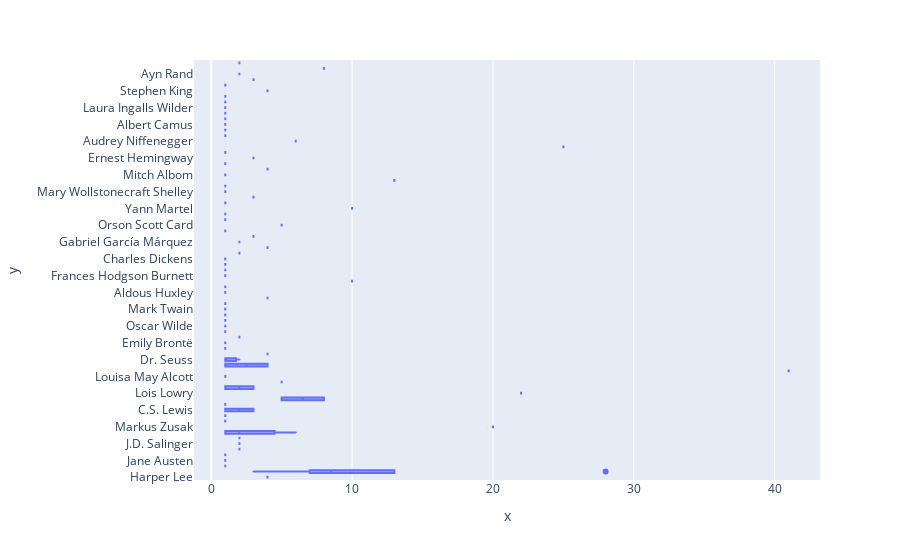

Source (notebook cell):
### Code cell
fig = px.box(x=df['award_number'],y=df['Author'])
fig.show()

### Figure 1 — Plotly figure (JSON) as saved in the notebook; plotly's stock layout.template omitted (floating-point values rounded to 4 significant figures)
{"data": [{"alignmentgroup": "True", "hovertemplate": "x=%{x}<br>y=%{y}<extra></extra>", "legendgroup": "", "marker": {"color": "#636efa"}, "name": "", "notched": false, "offsetgroup": "", "orientation": "h", "showlegend": false, "type": "box", "x": [4, 28, 1, 1, 1, 2, 2, 2, 6, 20, 1, 2, 1, 1, 8, 1, 8, 22, 1, 5, 1, 41, 3, 1, 1, 13, 4, 1, 1, 2, 1, 1, 1, 9, 1, 1, 1, 1, 3, 2, 1, 4, 1, 1, 10, 1, 1, 1, 3, 2, 1, 2, 4, 2, 4, 5, 3, 3, 1, 5, 1, 1, 1, 1, 10, 1, 1, 3, 1, 1, 13, 1, 1, 4, 1, 3, 1, 1, 25, 6, 1, 1, 1, 1, 1, 1, 7, 1, 1, 1, 4, 1, 3, 2, 1, 1, 1, 8, 2], "x0": " ", "xaxis": "x", "y": ["Harper Lee", "J.K. Rowling", "Anne Frank", "Jane Austen", "Antoine de Saint-Exupéry", "George Orwell", "J.D. Salinger", "F. Scott Fitzgerald", "J.R.R. Tolkien", "Markus Zusak", "Charlotte Brontë", "George Orwell", "William Golding", "C.S. Lewis", "J.K. Rowling", "William Shakespeare", "Khaled Hosseini", "Lois Lowry", "Shel Silverstein", "E.B. White", "Louisa May Alcott", "Suzanne Collins", "J.R.R. Tolkien", "John Steinbeck", "Dr. Seuss", "J.K. Rowling", "Ray Bradbury", "Lewis Carroll", "Emily Brontë", "Margaret Mitchell", "Elie Wiesel", "Oscar Wilde", "Anonymous", "J.K. Rowling", "Douglas Adams", "J.R.R. Tolkien", "William Shakespeare", "Mark Twain", "J.K. Rowling", "George Orwell", "Victor Hugo", "Paulo Coelho", "Aldous Huxley", "Fyodor Dostoyevsky", "Kathryn Stockett", "Frances Hodgson Burnett", "Arthur Golden", "Homer", "C.S. Lewis", "Dr. Seuss", "Charles Dickens", "S.E. Hinton", "Alice Walker", "Gabriel García Márquez", "John Steinbeck", "Khaled Hosseini", "Shel Silverstein", "Maurice Sendak", "L.M. Montgomery", "Orson Scott Card", "Mark Twain", "Charles Dickens", "Alexandre Dumas", "Ken Kesey", "Yann Martel", "Dr. Seuss", "Leo Tolstoy", "Daniel Keyes", "Mary Wollstonecraft Shelley", "A.A. Milne", "Margaret Atwood", "Mitch Albom", "J.R.R. Tolkien", "Kurt Vonnegut Jr.", "Joseph Heller", "Ernest Hemingway", "Nathaniel Hawthorne", "William Shakespeare", "Stephenie Meyer", "Audrey Niffenegger", "Hermann Hesse", "Franz Kafka", "Albert Camus", "Margaret Wise Brown", "Betty  Smith", "Leo Tolstoy", "J.K. Rowling", "Laura Ingalls Wilder", "Anthony Burgess", "Erich Maria Remarque", "Stephen King", "Harriet Beecher Stowe", "Miguel de Cervantes Saavedra", "Ayn Rand", "Anonymous", "Anonymous", "Fyodor Dostoyevsky", "Barbara Kingsolver", "Herman Melville"], "y0": " ", "yaxis": "y"}], "layout": {"boxmode": "group", "legend": {"tracegroupgap": 0}, "margin": {"t": 60}, "xaxis": {"anchor": "y", "domain": [0, 1], "title": {"text": "x"}}, "yaxis": {"anchor": "x", "domain": [0, 1], "title": {"text": "y"}}}}
